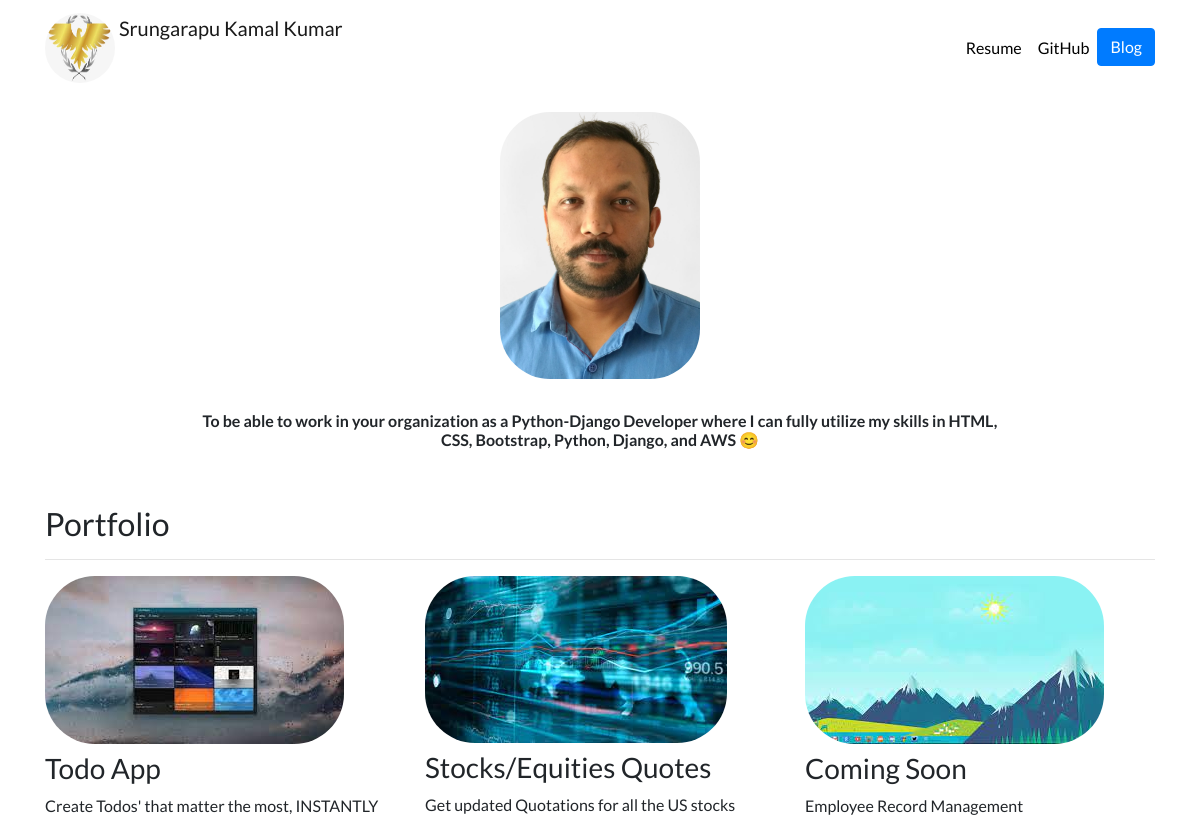
The page / on the database its author committed.
### portfolio/models.py (models this page shows, shortened)
class Project(models.Model):
    title = models.CharField(max_length=100)
    description = models.CharField(max_length=250)
    image = models.ImageField(upload_to='portfolio/images/')
    url = models.URLField(blank=True)

### portfolio/views.py (the view)
# urls.py: 2. Add a URL to urlpatterns:  path('', views.home, name='home')
def home(request):
    projects = Project.objects.all()
    return render(request, 'portfolio/home.html', {'projects':projects})

### portfolio/templates/portfolio/home.html (shortened to what this page needs)
{% extends "portfolio/base.html" %}
{% load static %}
{% block content %}
<div class="photo">
  <div class="row justify-content-center my-3">
    <div class="col-5">
      <p align='center'><img id="photo" src="{% static 'portfolio/photo.jpg' %}" width='200' height='100' class="img-fluid"></p>
    </div>
  </div>
</div>
<div class="row justify-content-center mb-3">
  <div class="col-md-9 text-center">
    <h1 id="hometext" class="font-weight-bold">To be able to work in your organization as a Python-Django Developer where I can fully utilize my skills in HTML, CSS, Bootstrap, Python, Django, and AWS 😊</h1>
  </div>
</div>
<h2 class="mt-5">Portfolio</h2>
<hr>
<div class="row">
  {% for project in projects %}
  <div class="col-lg-4 col-md-6">
    {% if project.url %}
    <a href="{{ project.url }}" target="_blank">
      <img src="{{ project.image.url }}" class="img-fluid mb-2">
    </a>
    {% else %}
    <img src="{{ project.image.url }}" class="img-fluid mb-2">
    {% endif %}
    <h3>{{ project.title }}</h3>
    <p>{{ project.description }}</p>
  </div>
  {% endfor %}
</div>
{% endblock %}

### static/portfolio/custom.css (style rules this page uses)
body { font-family: 'Lato', sans-serif; }
@media (min-width: 250px) { #hometext { font-size: 1rem; } }
img { border-radius: 50%; }

### portfolio/templates/portfolio/home.html (style rules this page uses)
.img-fluid { border-radius: 50px; }

### rows shown on the page
Project: image (picture), title "Todo App", description "Create Todos' that matter the most, INSTANTLY"
Project: image (picture), title "Stocks/Equities Quotes", description "Get updated Quotations for all the US stocks"
Project: image (picture), title "Coming Soon", description "Employee Record Management"
